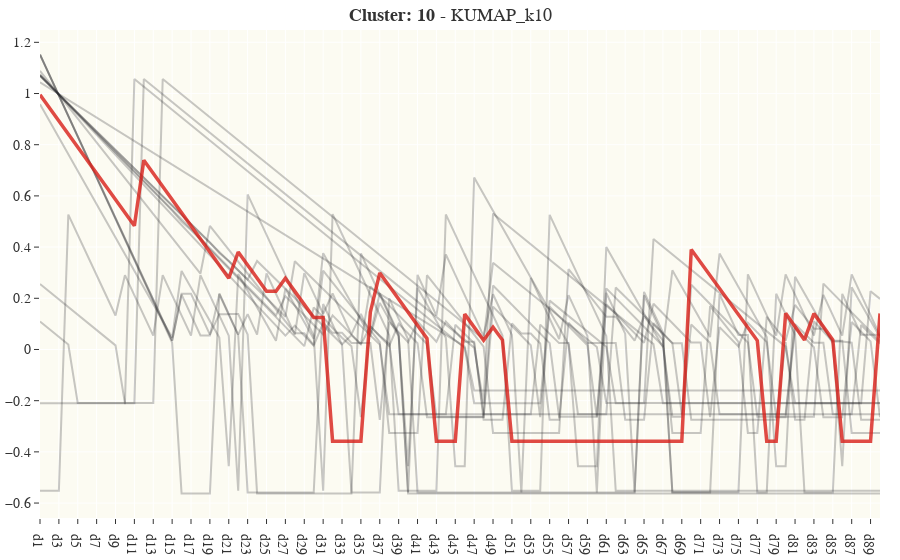

The notebook cell this image was saved under:
### Code cell
plot_cluster_samples(S2_centers, df_data, sol_location = S2_location, alg = 'KUMAP', k = 'k10', cluster=10, sample=15, seed=42)
